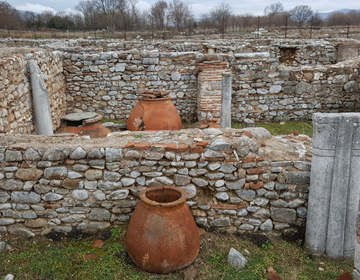
#> input picture image1128/harris.jpg, 360 x 280 px, found by its file name
$ python harris_dectect_class.py   (older library calls are emulated)
#> lines starting #> are read from the running program, lines starting #| are printed output that depends on the picture; after the words box and inside, x2 and y2 are one past the last pixel; in counts of white or black regions, pixels touching at a corner belong together
import cv2
import numpy as np

# Harris 코너 검출 결과 시각화 함수
def onCornerHarris(val):
    global conner2, original_image
    thresh = val  # Trackbar에서 현재 설정된 임계값 가져오기
    display = original_image.copy()  # 원본 이미지를 복사하여 시각화용으로 사용
    display[conner2 > thresh] = [0, 0, 255]  # 강도가 임계값 이상인 코너를 빨간색으로 표시
    cv2.imshow("Harris Corners", display)  # 결과 이미지 출력

# 원본 이미지 읽기
image_path = "C:/IMAGEPROCESSING/image1128/harris.jpg"
original_image = cv2.imread(image_path, cv2.IMREAD_COLOR)
#> original_image is the input picture: shape (280, 360, 3); mean B, G, R 100.8, 112, 120.4

# 그레이스케일 변환
gray = cv2.cvtColor(original_image, cv2.COLOR_BGR2GRAY)
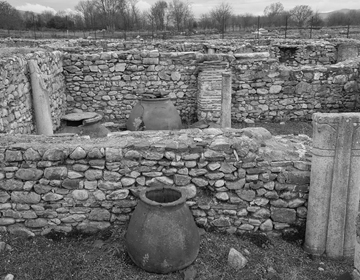
#> gray: shape (280, 360); min 0, max 242, mean 113.2

# Harris 코너 검출
blockSize = 4  # 코너 강도를 계산할 영역 크기
apertureSize = 3  # Sobel 커널 크기
k = 0.04  # Harris 검출 민감도 매개변수
conner2 = cv2.cornerHarris(gray, blockSize, apertureSize, k)
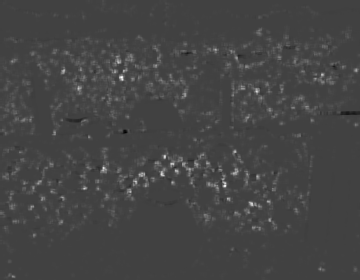
#> conner2: shape (280, 360) float32; min -0.0017, max 0.00495, mean 0.000108; drawn with min black and max white

# 코너 응답값을 8비트 형식으로 정규화
conner2 = cv2.normalize(conner2, None, 0, 255, cv2.NORM_MINMAX, cv2.CV_8U)

# Harris 코너 검출 결과 출력
cv2.imshow("Original Image", original_image)  # 원본 이미지
cv2.imshow("Harris Response", conner2)  # Harris 응답값 맵

# Trackbar 생성 (Threshold를 동적으로 조정)
cv2.namedWindow("Harris Corners")  # 결과 출력 창 생성
cv2.createTrackbar("Threshold", "Harris Corners", 125, 255, onCornerHarris)

# 초기 코너 표시
onCornerHarris(125)
#> in onCornerHarris, `display[conner2 > thresh] = [0, 0, 255]`:
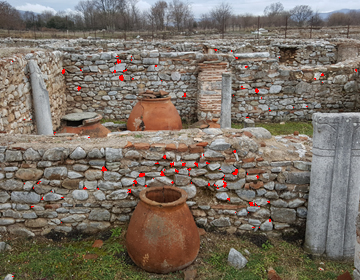
#> display: shape (280, 360, 3); 0.49% of pixels changed, all inside (x1, y1, x2, y2) = (12, 49, 357, 277)

# 키 입력 대기
cv2.waitKey(0)
cv2.destroyAllWindows()

$ run again, with image1128/hough.jpg copied over image1128/harris.jpg
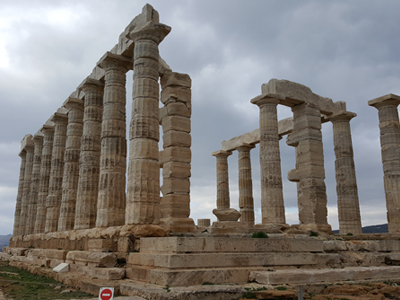
#> input picture image1128/hough.jpg, 400 x 300 px, found by its file name
#> original_image is the input picture: shape (300, 400, 3); mean B, G, R 118.8, 122.9, 127.5
#> `gray = cv2.cvtColor(original_image, cv2.COLOR_BGR2GRAY)`:
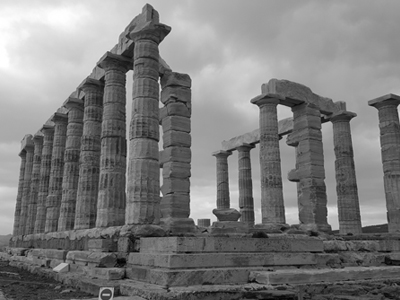
#> gray: shape (300, 400); min 0, max 255, mean 123.8
#> `conner2 = cv2.cornerHarris(gray, blockSize, apertureSize, k)`:
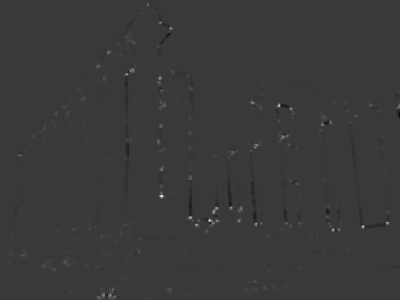
#> conner2: shape (300, 400) float32; min -0.00166, max 0.00569, mean 8.39e-06; drawn with min black and max white
#> display: shape (300, 400, 3); 0.06% of pixels changed, all inside (x1, y1, x2, y2) = (102, 28, 388, 296)
